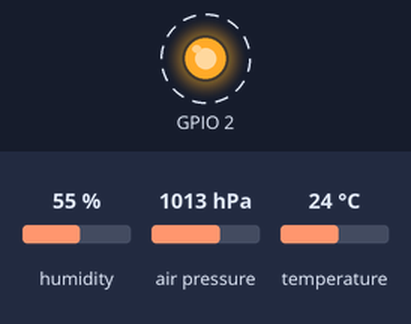
Recording of a sketch running on a simulated ESP8266 (NodeMCU). Shown: output pins drawn as LEDs (lit = HIGH). Dashed ring = blinking. The test bench sets the inputs (shaded band); at power-on: humidity 55 %, air pressure 1013 hPa, temperature 24 °C. WiFi joins after 1.5 s; servers stay silent unless stated; uploads are accepted with an empty reply; what the sketch prints to the serial monitor is not drawn.

Above: at 3.1 s.
Timing chart, 0 to 7.1 s (numbered marks = the images above):
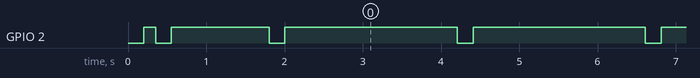

The sketch:

sensor.ino
```cpp
#include <Wire.h>
#include <Adafruit_Sensor.h>
#include <Adafruit_BME280.h>

#include <ESP8266WiFi.h>
#include <ESP8266HTTPClient.h>

//CONFIGURATION
#define INSTANCE_NAME "dummy_placement"
#define PUSHGATEWAY_IP "RPI_IP"
#define PUSHGATEWAY_PORT "9091"
const char *ssid = "network_ssid";
const char *password = "network_pass";

#define REQUEST_URL "http://" PUSHGATEWAY_IP ":" PUSHGATEWAY_PORT "/metrics/job/measure_environment/instance/" INSTANCE_NAME

Adafruit_BME280 bme;

void setupESP()
{
  pinMode(2, OUTPUT);
}
void setupSensor()
{
  Serial.begin(9600);
  while (!bme.begin(0x76))
  {
    Serial.println("Could not find a valid BME280 sensor, check wiring!");
    signalSensorError();
    delay(500);
  }
}

void setupWiFi()
{
  // Connect to Wi-Fi network with SSID and password
  WiFi.begin(ssid, password);
  while (WiFi.status() != WL_CONNECTED)
  {
    signalNetworkError();
    delay(200);
    Serial.print(".");
  }
  Serial.println("IP address: ");
  Serial.println(WiFi.localIP());
}

void setup()
{
  setupESP();
  setupSensor();
  setupWiFi();
}

float tmp, prs, hum;

void loop()
{
  if (WiFi.status() == WL_CONNECTED)
  {
    metricsUpdate();
    String mts = promFormatMetrics();
    HTTPClient http;                              //Declare object of class HTTPClient;
    http.begin(REQUEST_URL);                      //Specify request destination
    http.addHeader("Content-Type", "text/plain"); //Specify content-type header
    int code = http.POST(mts);
    if (code == 200)
    {
      signalSuccess();
    }
    else
    {
      signalPrometheusUpdateError();
      Serial.println("Some error occured while updating metrics");
      Serial.println(http.getString());
    }
    http.end();
  }
  else
  {
    signalNetworkError();
    Serial.println("Connection issue");
    ESP.restart();
  }
  delay(1000);
}

void metricsUpdate()
{
  tmp = bme.readTemperature();
  prs = bme.readHumidity();
  hum = bme.readPressure() / 100.0F;
}

String promFormatMetrics()
{
  String ptr = "";
  ptr += newMetric("temperature", tmp);
  ptr += newMetric("humidity", hum);
  ptr += newMetric("pressure", prs);
  return ptr;
}

String newMetric(String name, float v)
{
  String ptr = "";
  ptr += "#HELP ";
  ptr += name;
  ptr += " gauge.\n";
  ptr += "#TYPE ";
  ptr += name;
  ptr += " gauge\n";
  ptr += name;
  ptr += " ";
  ptr += v;
  ptr += "\n";
  return ptr;
}
void signalSuccess()
{
  signalHelper(1);
}

void signalNetworkError()
{
  signalHelper(2);
}

void signalSensorError()
{
  signalHelper(3);
}

void signalPrometheusUpdateError()
{
  signalHelper(4);
}

//up to 6
void signalHelper(int n)
{
  for (int i = 0; i < n; ++i)
  {
    digitalWrite(2, LOW);
    delay(200);
    digitalWrite(2, HIGH);
    delay(150);
  }
  delay(1000 - 150 * n);
}
```

Measured:
- by itself, GPIO 2: goes LOW 0.20 s, HIGH 1.3 s, 53 × (LOW 0.20 s, HIGH 2.2 s), LOW 0.20 s, then HIGH
